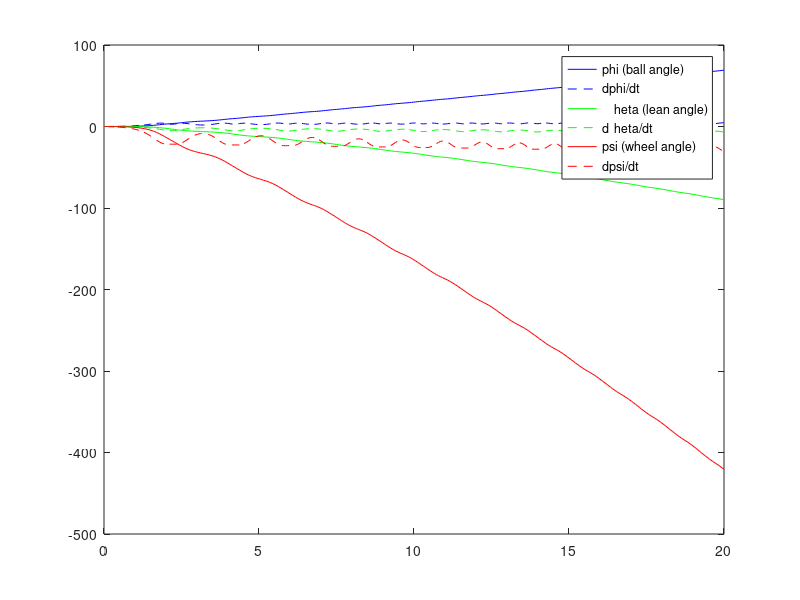

Reproduce this figure in MATLAB. (Note: this script raises an error after producing the figure.)
clear
m_k = 2.29;         % Ball mass
m_w = 3;            % Virtual actuating wheel mass
m_a = 9.2;          % Body mass
r_k = 0.125;        % Ball radius
r_w = 0.06;         % Omniwheel radius
r_a = 0.1;          % Body radius
l = 0.339;          % Height of center of gravity
TH_k = 0.0239;      % Ball inertia
TH_w = 0.00236;     % Total inertia of actuating wheel (?)
TH_wxy = 0.00945;   % Inertia of actuating wheel in xy plane
TH_a = 4.76;        % Total inertia of body
TH_axy = 0.092;     % Inertia of body in xy plane
g = 9.81;           % Gravitational acceleration

% Wheel torque function of time
T_x = @(t) 0.0;

% y = [phi; dphi/dt; theta; dtheta/dt];
% dy/dt = [dphi/dt; dphi^2/d^phi; dtheta/dt; dtheta^2/d^t];
dydt = @(t, y) [y(2);...
    (r_k*(TH_w*(r_k + r_w) - r_w^2*cos(y(3))*(m_w*(r_k + r_w) + l*m_a))*(T_x(t) + g*sin(y(3))*(m_w*(r_k + r_w) + l*m_a) - (r_k*T_x(t))/r_w - 1))/(TH_k*TH_w*(r_k + r_w)^2 + TH_a*TH_w*r_k^2 + TH_a*TH_k*r_w^2 - r_k^2*r_w^2*cos(y(3))^2*(m_w*(r_k + r_w) + l*m_a)^2 + TH_w*m_w*r_k^2*(r_k + r_w)^2 + TH_k*m_w*r_w^2*(r_k + r_w)^2 + TH_w*l^2*m_a*r_k^2 + TH_k*l^2*m_a*r_w^2 + TH_w*r_k^2*(r_k + r_w)^2*(m_a + m_k + m_w) + TH_a*r_k^2*r_w^2*(m_a + m_k + m_w) + 2*TH_w*r_k^2*cos(y(3))*(r_k + r_w)*(m_w*(r_k + r_w) + l*m_a) + m_w*r_k^2*r_w^2*(r_k + r_w)^2*(m_a + m_k + m_w) + l^2*m_a*r_k^2*r_w^2*(m_a + m_k + m_w)) + (r_k*T_x(t)*(TH_w*(r_k + r_w)^2 + TH_a*r_w^2 + m_w*r_w^2*(r_k + r_w)^2 + l^2*m_a*r_w^2))/(r_w*(TH_k*TH_w*(r_k + r_w)^2 + TH_a*TH_w*r_k^2 + TH_a*TH_k*r_w^2 - r_k^2*r_w^2*cos(y(3))^2*(m_w*(r_k + r_w) + l*m_a)^2 + TH_w*m_w*r_k^2*(r_k + r_w)^2 + TH_k*m_w*r_w^2*(r_k + r_w)^2 + TH_w*l^2*m_a*r_k^2 + TH_k*l^2*m_a*r_w^2 + TH_w*r_k^2*(r_k + r_w)^2*(m_a + m_k + m_w) + TH_a*r_k^2*r_w^2*(m_a + m_k + m_w) + 2*TH_w*r_k^2*cos(y(3))*(r_k + r_w)*(m_w*(r_k + r_w) + l*m_a) + m_w*r_k^2*r_w^2*(r_k + r_w)^2*(m_a + m_k + m_w) + l^2*m_a*r_k^2*r_w^2*(m_a + m_k + m_w))); ...
    y(4);...
    (((m_a + m_k + m_w)*r_k^2*r_w^2 + TH_w*r_k^2 + TH_k*r_w^2)*(T_x(t) + g*sin(y(3))*(m_w*(r_k + r_w) + l*m_a) - (r_k*T_x(t))/r_w - 1))/(TH_k*TH_w*(r_k + r_w)^2 + TH_a*TH_w*r_k^2 + TH_a*TH_k*r_w^2 - r_k^2*r_w^2*cos(y(3))^2*(m_w*(r_k + r_w) + l*m_a)^2 + TH_w*m_w*r_k^2*(r_k + r_w)^2 + TH_k*m_w*r_w^2*(r_k + r_w)^2 + TH_w*l^2*m_a*r_k^2 + TH_k*l^2*m_a*r_w^2 + TH_w*r_k^2*(r_k + r_w)^2*(m_a + m_k + m_w) + TH_a*r_k^2*r_w^2*(m_a + m_k + m_w) + 2*TH_w*r_k^2*cos(y(3))*(r_k + r_w)*(m_w*(r_k + r_w) + l*m_a) + m_w*r_k^2*r_w^2*(r_k + r_w)^2*(m_a + m_k + m_w) + l^2*m_a*r_k^2*r_w^2*(m_a + m_k + m_w)) + (r_k^2*T_x(t)*(TH_w*(r_k + r_w) - r_w^2*cos(y(3))*(m_w*(r_k + r_w) + l*m_a)))/(r_w*(TH_k*TH_w*(r_k + r_w)^2 + TH_a*TH_w*r_k^2 + TH_a*TH_k*r_w^2 - r_k^2*r_w^2*cos(y(3))^2*(m_w*(r_k + r_w) + l*m_a)^2 + TH_w*m_w*r_k^2*(r_k + r_w)^2 + TH_k*m_w*r_w^2*(r_k + r_w)^2 + TH_w*l^2*m_a*r_k^2 + TH_k*l^2*m_a*r_w^2 + TH_w*r_k^2*(r_k + r_w)^2*(m_a + m_k + m_w) + TH_a*r_k^2*r_w^2*(m_a + m_k + m_w) + 2*TH_w*r_k^2*cos(y(3))*(r_k + r_w)*(m_w*(r_k + r_w) + l*m_a) + m_w*r_k^2*r_w^2*(r_k + r_w)^2*(m_a + m_k + m_w) + l^2*m_a*r_k^2*r_w^2*(m_a + m_k + m_w)))];

% Initialize the ball bot to start aiming straight up
[t, y] = ode45(dydt, [0, 20], [0; 0; 0; 0]);

figure()

% Obtain the wheel's angle - same function works for phi's derivatives
psi = @(phi, th) -((r_k/r_w)*(phi-th)-th);

plot(t, y(:, 1), 'b');
hold on
plot(t, y(:, 2), 'b--');
plot(t, y(:, 3), 'g');
plot(t, y(:, 4), 'g--');
plot(t, psi(y(:, 1), y(:, 3)), 'r');
plot(t, psi(y(:, 2), y(:, 4)), 'r--');
legend("\phi (ball angle)", "d\phi/dt", "\theta (lean angle)", "d\theta/dt", "\psi (wheel angle)", "d\psi/dt");
hold off

animate(t, y(:, 1), y(:, 3), psi(y(:, 1), y(:, 3)));
